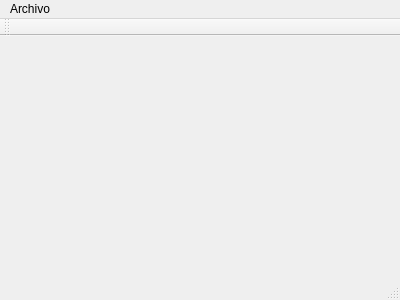
<?xml version="1.0" encoding="UTF-8"?>
<ui version="4.0">
 <class>Principal</class>
 <widget class="QMainWindow" name="Principal">
  <property name="geometry">
   <rect>
    <x>0</x>
    <y>0</y>
    <width>400</width>
    <height>300</height>
   </rect>
  </property>
  <property name="windowTitle">
   <string>Principal</string>
  </property>
  <widget class="QWidget" name="centralWidget"/>
  <widget class="QMenuBar" name="menuBar">
   <property name="geometry">
    <rect>
     <x>0</x>
     <y>0</y>
     <width>400</width>
     <height>22</height>
    </rect>
   </property>
   <widget class="QMenu" name="menuArchivo">
    <property name="title">
     <string>Archivo</string>
    </property>
    <addaction name="actionCerrar"/>
   </widget>
   <addaction name="menuArchivo"/>
  </widget>
  <widget class="QToolBar" name="mainToolBar">
   <attribute name="toolBarArea">
    <enum>TopToolBarArea</enum>
   </attribute>
   <attribute name="toolBarBreak">
    <bool>false</bool>
   </attribute>
  </widget>
  <widget class="QStatusBar" name="statusBar"/>
  <action name="actionCerrar">
   <property name="text">
    <string>Cerrar</string>
   </property>
  </action>
 </widget>
 <layoutdefault spacing="6" margin="11"/>
 <resources/>
 <connections/>
</ui>
